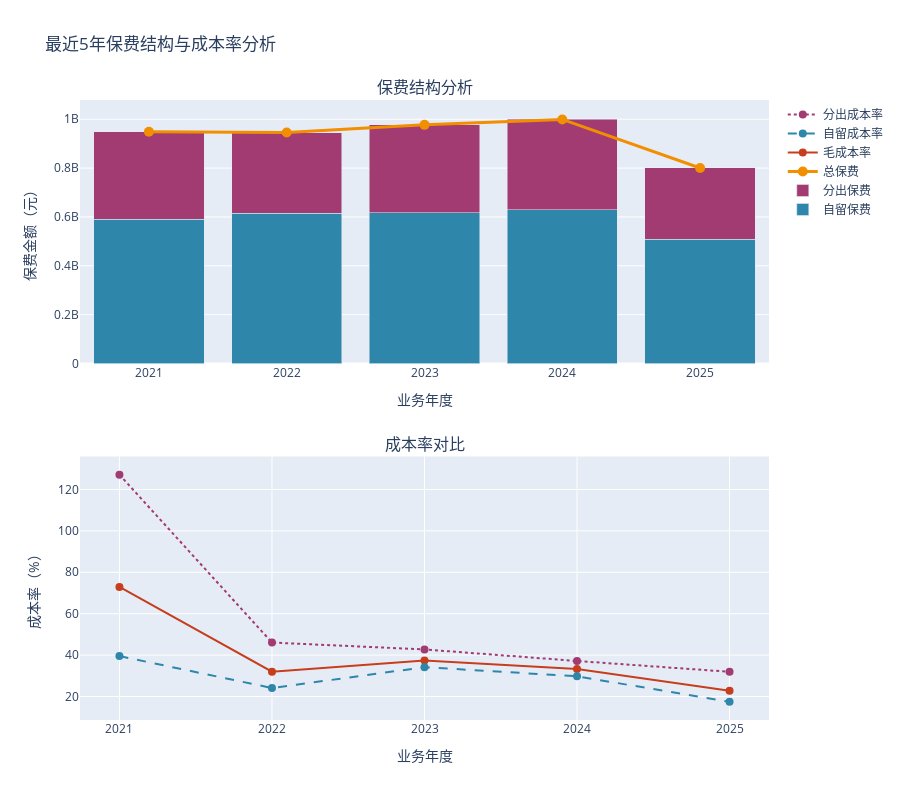

The code cell stored with this chart in its notebook:
### Code cell
# ========================================
# 最近5年保费与成本率分析
# ========================================

import polars as pl
import plotly.graph_objects as go
from plotly.subplots import make_subplots

# 1. 按年度汇总数据
yearly_analysis = df_df.group_by('业务年度').agg([
    # 保费数据
    pl.col('总保费').sum().alias('总保费'),
    pl.col('自留保费').sum().alias('自留保费'),
    
    # 分出保费（总保费 - 自留保费）
    (pl.col('总保费').sum() - pl.col('自留保费').sum()).alias('分出保费'),
    
    # 赔款数据（已决 + 未决）
    (pl.col('总已决赔款').sum() + pl.col('总未决赔款').sum()).alias('总赔款'),
    (pl.col('自留已决').sum() + pl.col('自留未决').sum()).alias('自留赔款'),
    
    # 分出赔款（通过各类分保赔款汇总）
    (
        pl.col('协议已决').sum() + pl.col('协议未决').sum() +
        pl.col('成数已决').sum() + pl.col('成数未决').sum() +
        pl.col('溢额已决').sum() + pl.col('溢额未决').sum() +
        pl.col('临分已决').sum() + pl.col('临分未决').sum()
    ).alias('分出赔款'),
    
]).with_columns([
    # 计算成本率
    (pl.col('总赔款') / pl.col('总保费') * 100).alias('毛成本率'),
    (pl.col('自留赔款') / pl.col('自留保费') * 100).alias('自留成本率'),
    (pl.col('分出赔款') / pl.col('分出保费') * 100).alias('分出成本率'),
    
    # 计算自留率
    (pl.col('自留保费') / pl.col('总保费') * 100).alias('自留率'),
    
]).sort('业务年度')

# 只取最近5年
yearly_analysis_5y = yearly_analysis.tail(5)

print("📊 最近5年保费与成本率分析")
print("="*80)
print(yearly_analysis_5y)
print()

# 2. 创建双轴图表：保费 + 成本率
fig = make_subplots(
    rows=2, cols=1,
    subplot_titles=('保费结构分析', '成本率对比'),
    vertical_spacing=0.15,
    specs=[[{"secondary_y": False}], [{"secondary_y": False}]]
)

# 转换为 Pandas 用于 Plotly
df_plot = yearly_analysis_5y.to_pandas()

# 子图1: 保费堆叠柱状图
fig.add_trace(
    go.Bar(
        name='自留保费',
        x=df_plot['业务年度'],
        y=df_plot['自留保费'],
        marker_color='#2E86AB'
    ),
    row=1, col=1
)

fig.add_trace(
    go.Bar(
        name='分出保费',
        x=df_plot['业务年度'],
        y=df_plot['分出保费'],
        marker_color='#A23B72'
    ),
    row=1, col=1
)

# 添加总保费折线
fig.add_trace(
    go.Scatter(
        name='总保费',
        x=df_plot['业务年度'],
        y=df_plot['总保费'],
        mode='lines+markers',
        line=dict(color='#F18F01', width=3),
        marker=dict(size=10)
    ),
    row=1, col=1
)

# 子图2: 成本率折线图
fig.add_trace(
    go.Scatter(
        name='毛成本率',
        x=df_plot['业务年度'],
        y=df_plot['毛成本率'],
        mode='lines+markers',
        line=dict(color='#C73E1D', width=2),
        marker=dict(size=8)
    ),
    row=2, col=1
)

fig.add_trace(
    go.Scatter(
        name='自留成本率',
        x=df_plot['业务年度'],
        y=df_plot['自留成本率'],
        mode='lines+markers',
        line=dict(color='#2E86AB', width=2, dash='dash'),
        marker=dict(size=8)
    ),
    row=2, col=1
)

fig.add_trace(
    go.Scatter(
        name='分出成本率',
        x=df_plot['业务年度'],
        y=df_plot['分出成本率'],
        mode='lines+markers',
        line=dict(color='#A23B72', width=2, dash='dot'),
        marker=dict(size=8)
    ),
    row=2, col=1
)

# 更新布局
fig.update_layout(
    height=800,
    title_text="最近5年保费结构与成本率分析",
    showlegend=True,
    barmode='stack',
    hovermode='x unified'
)

fig.update_xaxes(title_text="业务年度", row=1, col=1)
fig.update_yaxes(title_text="保费金额（元）", row=1, col=1)

fig.update_xaxes(title_text="业务年度", row=2, col=1)
fig.update_yaxes(title_text="成本率（%）", row=2, col=1)

fig.show()

# 3. 详细数据表格
print("\n📋 详细指标表")
print("="*80)

detail_table = yearly_analysis_5y.select([
    '业务年度',
    '总保费',
    '自留保费',
    '分出保费',
    '自留率',
    '毛成本率',
    '自留成本率',
    '分出成本率'
])

# 格式化显示
for row in detail_table.iter_rows(named=True):
    print(f"\n【{row['业务年度']}年】")
    print(f"  总保费：{row['总保费']:,.0f} 元")
    print(f"  自留保费：{row['自留保费']:,.0f} 元 ({row['自留率']:.2f}%)")
    print(f"  分出保费：{row['分出保费']:,.0f} 元 ({100-row['自留率']:.2f}%)")
    print(f"  ---")
    print(f"  毛成本率：{row['毛成本率']:.2f}%")
    print(f"  自留成本率：{row['自留成本率']:.2f}%")
    print(f"  分出成本率：{row['分出成本率']:.2f}%")

print("\n" + "="*80)
print("✅ 分析完成！")

### Figure 1 — Plotly figure (JSON) as saved in the notebook; plotly's stock layout.template omitted (floating-point values rounded to 4 significant figures)
{"data": [{"marker": {"color": "#2E86AB"}, "name": "自留保费", "type": "bar", "x": ["2021", "2022", "2023", "2024", "2025"], "xaxis": "x", "y": [590900000.0, 614300000.0, 616600000.0, 629800000.0, 509100000.0], "yaxis": "y"}, {"marker": {"color": "#A23B72"}, "name": "分出保费", "type": "bar", "x": ["2021", "2022", "2023", "2024", "2025"], "xaxis": "x", "y": [358000000.0, 331200000.0, 360400000.0, 369400000.0, 291300000.0], "yaxis": "y"}, {"line": {"color": "#F18F01", "width": 3}, "marker": {"size": 10}, "mode": "lines+markers", "name": "总保费", "type": "scatter", "x": ["2021", "2022", "2023", "2024", "2025"], "xaxis": "x", "y": [948900000.0, 945500000.0, 977000000.0, 999300000.0, 800400000.0], "yaxis": "y"}, {"line": {"color": "#C73E1D", "width": 2}, "marker": {"size": 8}, "mode": "lines+markers", "name": "毛成本率", "type": "scatter", "x": ["2021", "2022", "2023", "2024", "2025"], "xaxis": "x2", "y": [72.93, 31.96, 37.4, 33.24, 22.79], "yaxis": "y2"}, {"line": {"color": "#2E86AB", "dash": "dash", "width": 2}, "marker": {"size": 8}, "mode": "lines+markers", "name": "自留成本率", "type": "scatter", "x": ["2021", "2022", "2023", "2024", "2025"], "xaxis": "x2", "y": [39.52, 24.1, 34.15, 29.76, 17.42], "yaxis": "y2"}, {"line": {"color": "#A23B72", "dash": "dot", "width": 2}, "marker": {"size": 8}, "mode": "lines+markers", "name": "分出成本率", "type": "scatter", "x": ["2021", "2022", "2023", "2024", "2025"], "xaxis": "x2", "y": [127.2, 46.06, 42.74, 37.15, 31.93], "yaxis": "y2"}], "layout": {"annotations": [{"font": {"size": 16}, "showarrow": false, "text": "保费结构分析", "x": 0.5, "xanchor": "center", "xref": "paper", "y": 1, "yanchor": "bottom", "yref": "paper"}, {"font": {"size": 16}, "showarrow": false, "text": "成本率对比", "x": 0.5, "xanchor": "center", "xref": "paper", "y": 0.425, "yanchor": "bottom", "yref": "paper"}], "barmode": "stack", "height": 800, "hovermode": "x unified", "showlegend": true, "title": {"text": "最近5年保费结构与成本率分析"}, "xaxis": {"anchor": "y", "domain": [0, 1], "title": {"text": "业务年度"}}, "xaxis2": {"anchor": "y2", "domain": [0, 1], "title": {"text": "业务年度"}}, "yaxis": {"anchor": "x", "domain": [0.575, 1], "title": {"text": "保费金额（元）"}}, "yaxis2": {"anchor": "x2", "domain": [0, 0.425], "title": {"text": "成本率（%）"}}}}
